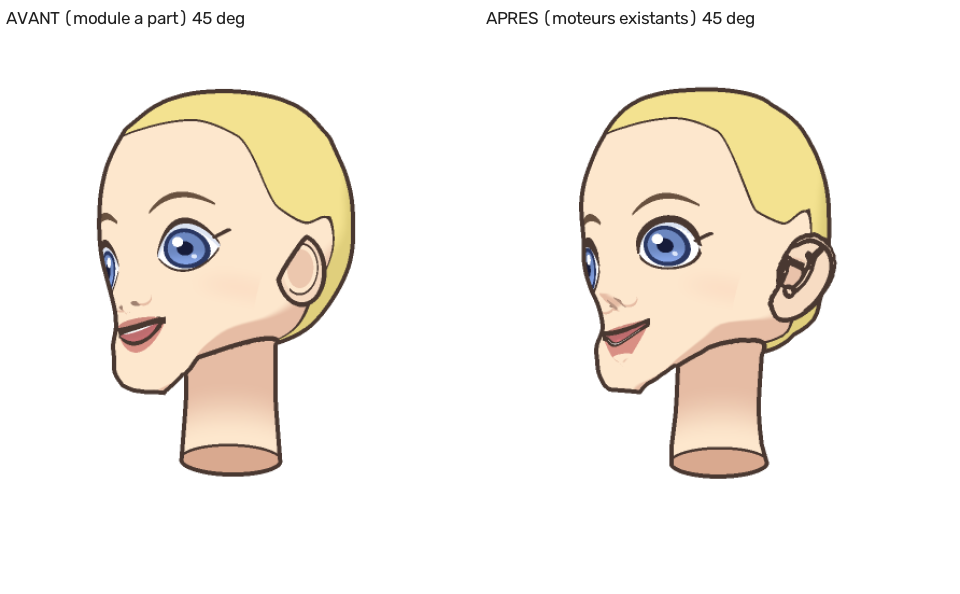
#> input picture artefacts/head-turntable-engines/05-avant-apres-045.png, 960 x 594 px, given in place of ear_yaw_000.png, which was not available
$ python compose-engines.py
#> lines starting #> are read from the running program, lines starting #| are printed output that depends on the picture
"""Assemble les gros plans et l'avant/après : ear_sheet, jaw_sheet, avant_apres_{045,090,135}."""
import os, subprocess, cv2, numpy as np
A = os.environ.get('OUT', 'artefacts/head-turntable-engines')
G = f'{A}/gros-plans'

def lab(img, text, h=34):
#> called with text = '0 deg', h = 34
    bar = np.full((h, img.shape[1], 3), 255, np.uint8)
#> bar: shape (34, 678, 3); every value is 255
    cv2.putText(bar, text, (6, h - 10), cv2.FONT_HERSHEY_SIMPLEX, 0.6, (30, 30, 30), 1, cv2.LINE_AA)
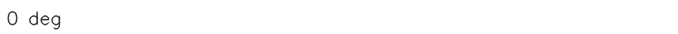
#> bar: shape (34, 678, 3); min 40, max 255, mean 253.4
    return np.vstack([bar, img[:, :, :3]])
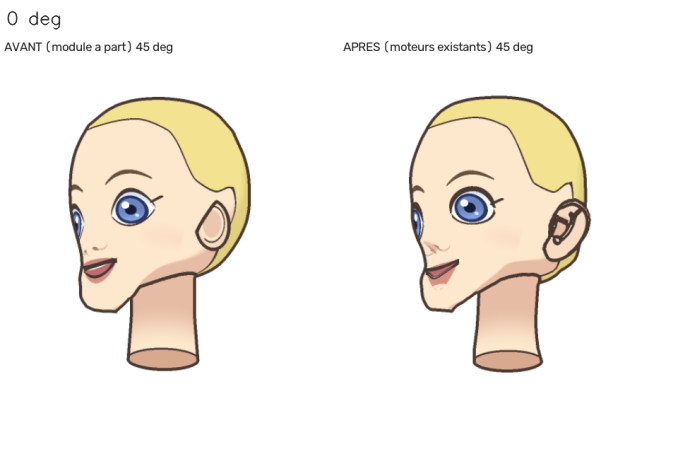
#> returned value: shape (454, 678, 3); mean of channels 0, 1, 2 233.4, 240.6, 246; drawn as B, G, R

def fit_h(img, h):
    return cv2.resize(img, (max(1, int(img.shape[1] * h / img.shape[0])), h), interpolation=cv2.INTER_AREA)

def sheet(prefix, yaws, h, out):
    tiles = [lab(fit_h(cv2.imread(f'{G}/{prefix}_yaw_{y:03d}.png'), h), f'{y} deg') for y in yaws]
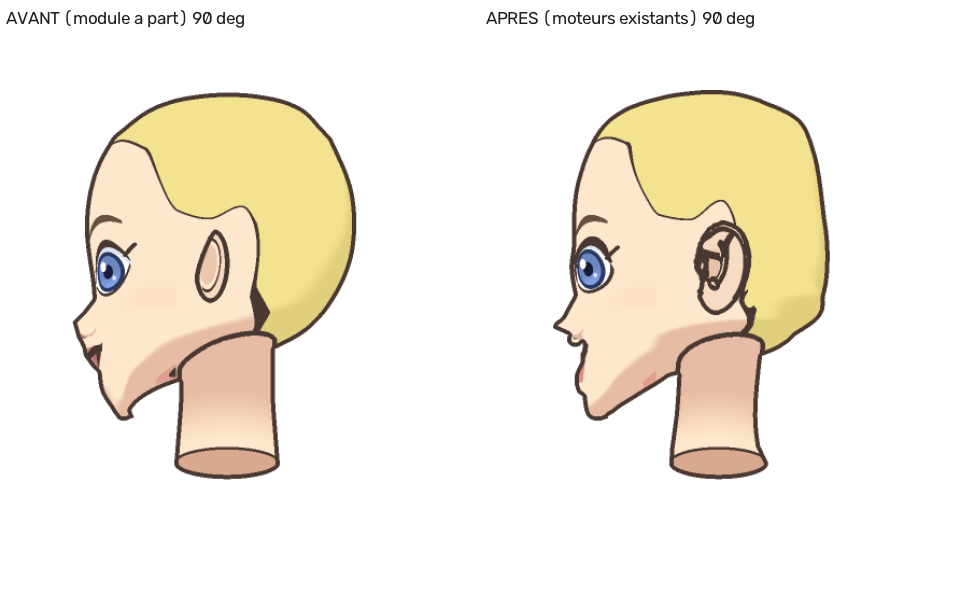
#> input picture artefacts/head-turntable-engines/05-avant-apres-090.png, 960 x 594 px, given in place of ear_yaw_045.png, which was not available
#> call 2 of lab, with text = '45 deg', h = 34
#> in lab (call 2), `cv2.putText(bar, text, (6, h - 10), cv2.FONT_HERSHEY_SIMPLEX, 0.6, (30..`:
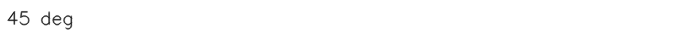
#> bar: shape (34, 678, 3); min 34, max 255, mean 253
#> in lab (call 2), `return np.vstack([bar, img[:, :, :3]])`:
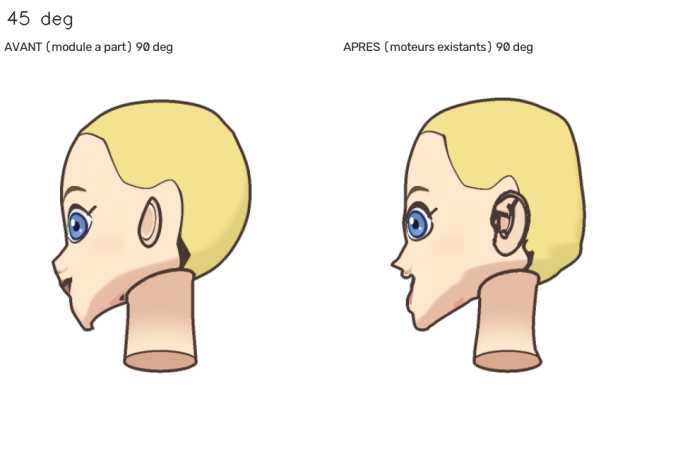
#> returned value: shape (454, 678, 3); mean of channels 0, 1, 2 229.2, 240.2, 245.7; drawn as B, G, R
#> call 3 of lab, with text = '90 deg', h = 34
#> in lab (call 3), `cv2.putText(bar, text, (6, h - 10), cv2.FONT_HERSHEY_SIMPLEX, 0.6, (30..`:
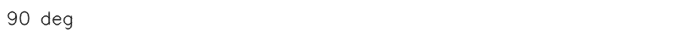
#> bar: shape (34, 678, 3); min 40, max 255, mean 252.9
    cv2.imwrite(f'{A}/{out}', np.hstack(tiles))

#> (the run stopped early here; a loop or call above may not have finished)
